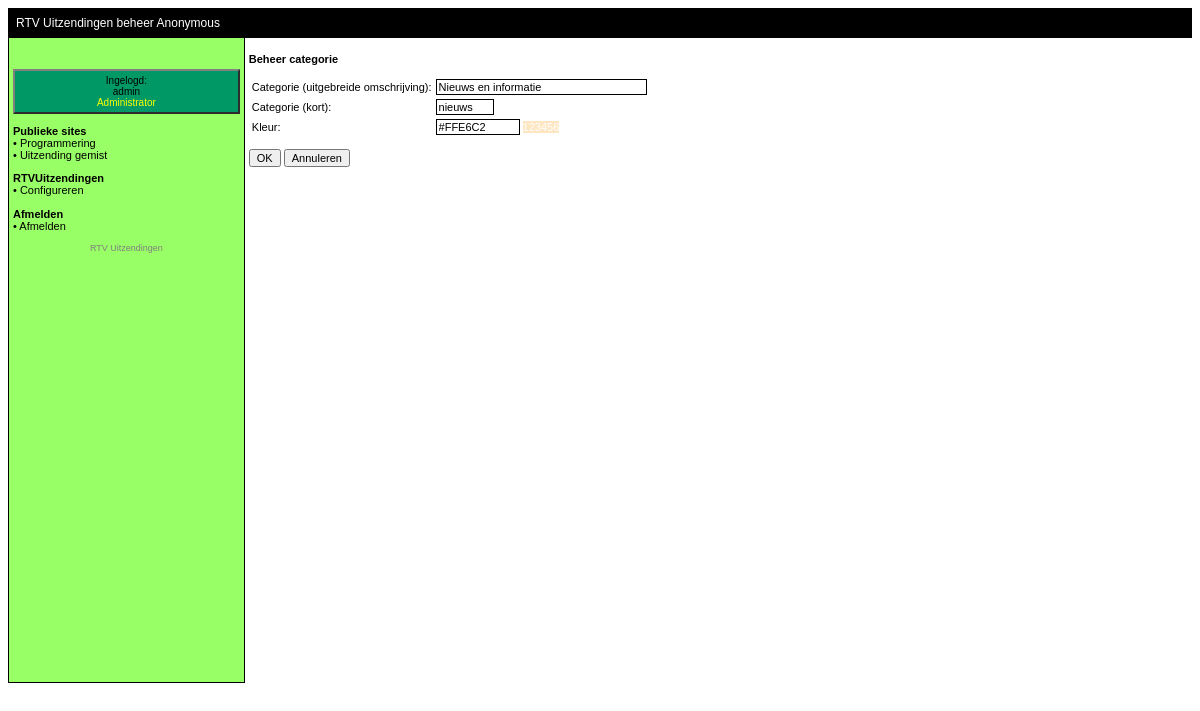
Screenshot of /webfiles/admin/categorys/category.php?id=2 (signed in) with the database file from the repository.
### tables this page shows
CREATE TABLE `rtvuitzendingen_categorys` (
  `id` int(10) unsigned NOT NULL auto_increment,
  `category` varchar(100) NOT NULL default '',
  `color` varchar(10) NOT NULL default '',
  `shortname` varchar(6) NOT NULL default '',
  PRIMARY KEY  (`id`)
);

### webfiles/admin/categorys/category.php (called while the page is built, shortened)
<?php
require(SYSTEM_DIR.'/../admin/main/inc/header.php');
if ($_SERVER['REQUEST_METHOD']=="GET")
	if (isset($_GET['id']))
		$_SESSION['category'] = new ProgramCategory($_GET['id']);
	else
		$_SESSION['category'] = new ProgramCategory(0);
require("./forms/category.php");
require(SYSTEM_DIR."/../admin/main/inc/footer.php");
?>

### webfiles/system/classes/721_ProgramCategory.php (called while the page is built, shortened)
<?php
class ProgramCategory
{
	function __construct($id)
	{
		if ($id>0)
		{
			$result=$GLOBALS['mysql']->query("SELECT category, color, shortname FROM ".$GLOBALS['table']['categorys']." WHERE id=".$id);
			while ($row = $result->fetch_assoc())
			{
				$this->category = $row['category'];
				$this->color = $row['color'] ;
				$this->shortname = $row['shortname'];
			}
		}
	}
}

### webfiles/admin/categorys/forms/category.php (the view, shortened to what this page needs)
<form method="post" name="category" action="<?php print $_SERVER['PHP_SELF']; ?>">
	<p>
		<b>Beheer categorie</b>
	</p>
	<table class="fullWidth">
		<tr>
			<td>
				Categorie (uitgebreide omschrijving):
			</td>
			<td>
				<input name="category" class="text" value="<?php print $_SESSION['category']->category; ?>" size="30" maxlength="30">
			</td>
		</tr>
		<tr>
			<td>
				Categorie (kort):
			</td>
			<td>
				<input name="shortname" class="text" value="<?php print $_SESSION['category']->shortname; ?>" size="6" maxlength="6">
			</td>
		</tr>
		<tr>
			<td>
				Kleur:
			</td>
			<td>
				<input name="color" class="text" value="<?php print $_SESSION['category']->color; ?>" size="10" maxlength="10">&#32;<span style="background-color:<?php print $_SESSION['category']->color; ?>;color:white">123456</span>
			</td>
		</tr>
	</table>
	<p>
		<input type="button" class="button" value="OK" onclick="submitForm();">&#32;
		<input type="button" class="button" value="Annuleren" onclick="cancelForm();">
	</p>
</form>

### webfiles/admin/main/css/main.css (style rules this page uses)
BODY { font-family: verdana, sans-serif; font-size: 11px; }
TABLE { font-family: verdana, sans-serif; font-size: 11px; }
INPUT.text { font-family: verdana, sans-serif; font-size: 11px; border-style: solid; border-width: 1px; border-color: black; }
INPUT.button { font-family: verdana, sans-serif; font-size: 11px; }

### rows the page displays
rtvuitzendingen_categorys: category "Nieuws en informatie", shortname "nieuws", color "#FFE6C2"

### other values shown
$GLOBALS['main']['broadcaster'] "Anonymous"
$_SESSION['loginName'] "admin"
